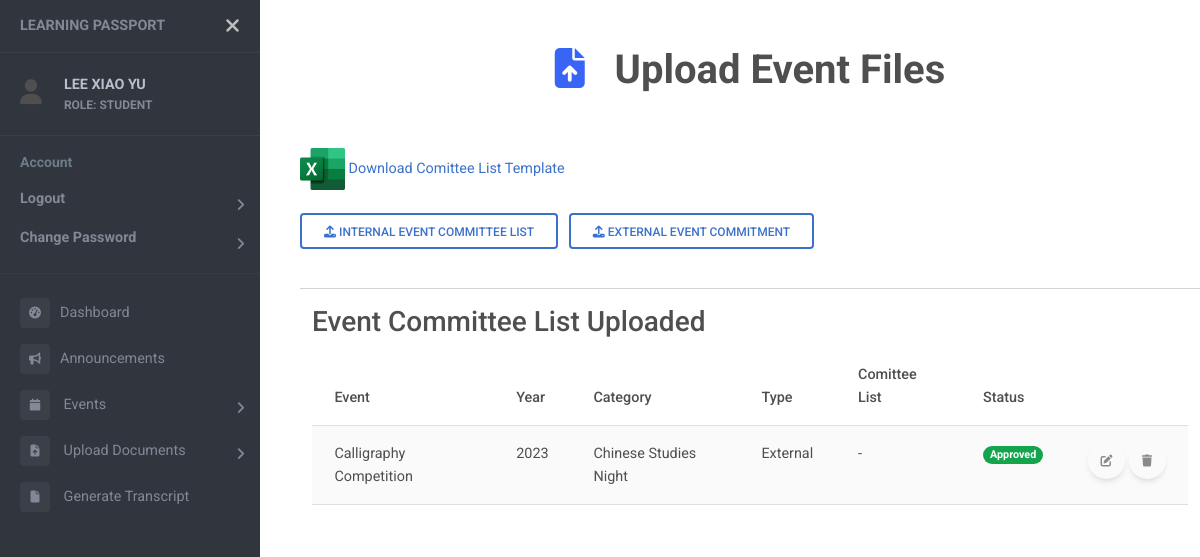
The page /upload/event (signed in) on the database as committed earlier.
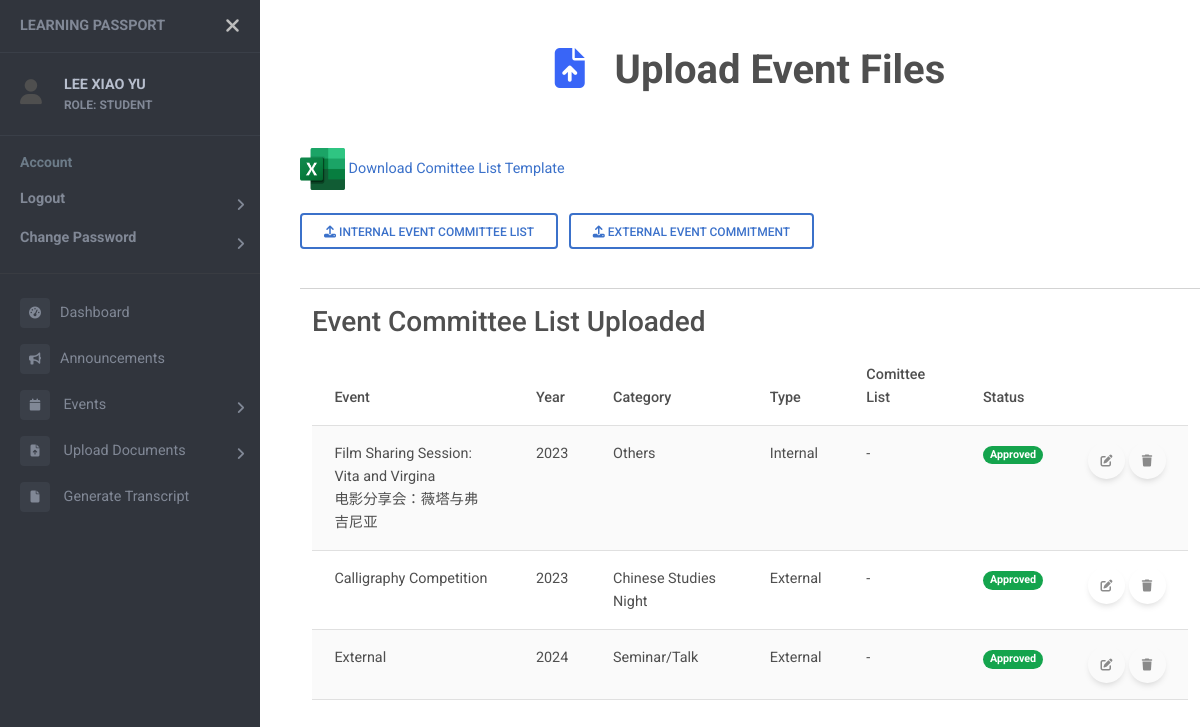
The same page on the database as committed later.
### events/models.py (models this page shows)
class Event_Participants(models.Model):
    event = models.ForeignKey(Events, on_delete=models.CASCADE, null=True)
    student = models.ForeignKey(Student, on_delete=models.CASCADE, null=True)
    position = models.CharField(max_length=50, null=True)
    attendance = models.BooleanField(null=True, default=0)
    registered = models.BooleanField(null=True)
    file = models.FileField(upload_to='event_external/', null=True)
    filename = models.CharField(max_length=100, null=True)
    status = models.BooleanField(null=True)

class Events(models.Model):
    c_name = models.CharField(max_length=50, null=True)
    e_name = models.CharField(max_length=50)
    TYPE = (
        (1, 'Seminar/Talk'),
        (2, 'Conference'),
        (3, 'Proposal Defense'),
        (4, 'Candidature Defense'),
        (5, 'Welcome Week/Month'),
        (6, 'Chinese Studies Night'),
        (7, 'Workshop'),
        (8, 'Others'),
    )
    type = models.SmallIntegerField(choices=TYPE, null=True)
    start = models.DateTimeField(null=True)
    end = models.DateTimeField(null=True)
    year = models.IntegerField()
    venue = models.CharField(max_length=100, null=True)
    desc = models.CharField(max_length=200, null=True)
    internal = models.BooleanField()
    speaker = models.CharField(max_length=50, null=True)
    attendance = models.BooleanField(null=True)
    enable_attendance = models.BooleanField(null=True)
    file = models.FileField(upload_to='event_com/', null=True)
    filename = models.CharField(max_length=100, null=True)
    file_by = models.ForeignKey(Student, on_delete=models.SET_NULL, null=True)
    status = models.BooleanField(null=True)
    poster = models.FileField(upload_to='event_poster/', null=True)

### users/decorators.py (the view)
        def wrap(request, *args, **kwargs):
            if request.user.role in allowed_roles:
                return func(request, *args, **kwargs)
            else:
                raise PermissionDenied

### templates/upload_event.html (shortened to what the changed rows need)
{% extends "sidebar.html" %} {% block content %} {% load static %}
<head>
  <link rel="stylesheet" type="text/css" href="{% static 'css/uploads.css' %}">
</head>
<br><br>
<br><br>
<div class="container-fluid table-responsive">
  {% if events or event_pars %}
  <table class="table table-striped">
    <thead>
      <tr>
        <th>Event</th>
        <th>Year</th>
        <th>Category</th>
        <th>Type</th>
        <th>Comittee List</th>
        <th>Status</th>
        <th></th>
      </tr>
    </thead>
    <tbody>
      {% for event in events %}
      <tr>
        <td>{{event.e_name}} <br> {% if event.c_name %}{{event.c_name}}{% endif %}</td>
        <td>{{event.year}}</td>
        <td>{{event.get_type_display}}</td>
        {% if event.internal == 1 %}
        <td>Internal</td>
        {% else %}
        <td>External</td>
        {% endif %}
        {% if event.status != 1 %}
        <td><a href="{{ event.file.url }}">Download File</a></td>
        {% else %}
        <td>-</td>
        {% endif %}
        <td>
          {% if event.status == 1 %}
          <span class="badge rounded-pill bg-success">Approved</span>
          {% elif event.status == 0 %}
          <span class="badge rounded-pill bg-danger">Rejected</span>
          {% else %}
          <span class="badge rounded-pill bg-secondary">Pending</span>
          {% endif %}
        </td>
        {% if not event.status == 1 %}
        <td>
          <div class="button-container">
          <button
            id="edit-internal"
            type="button"
            class="edit-internal btn btn-floating"
            data-mdb-toggle="modal"
            data-mdb-target="#edit_internal"
            data-int-id="{{ event.id }}"
            >
            <i class="fas fa-edit"></i>
          </button>
          &nbsp;&nbsp;&nbsp;
          <form method="POST">
            {% csrf_token %}
          <button
            id="delete-internal"
            type="submit"
            class="btn btn-floating"
            value="{{event.id}}"
            name="internal_delete"
            onclick="return confirm('Confirm to delete committee list for {{event.e_name}}?')"
            >
            <i class="fas fa-trash"></i>
          </button>
        </form>
      </div>
        </td>
        {% else %}
        <td>
          <div class="button-container">
          <button
          class="btn btn-floating"
          disabled>
          <i class="fas fa-edit"></i>
          </button>
          <button
          class="btn btn-floating"
          disabled
          >
          <i class="fas fa-trash"></i></button>
          </div>
        </td>
        {% endif %}
      </tr>
      {% endfor %}
      {% for event_par in event_pars %}
      <tr>
        <td>{{event_par.event.e_name}} <br> {% if event_par.event.c_name %}{{event_par.event.c_name}}{% endif %}</td>
        <td>{{event_par.event.year}}</td>
        <td>{{event_par.event.get_type_display}}</td>
        {% if event_par.event.internal == 1 %}
        <td>Internal</td>
        {% else %}
        <td>External</td>
        {% endif %}
        {% if event_par.status != 1 %}
        <td><a href="{{ event_par.file.url }}">Download File</a></td>
        {% else %}
        <td>-</td>
        {% endif %}
        <td>
          {% if event_par.status == 1 %}
          <span class="badge rounded-pill bg-success">Approved</span>
          {% elif event_parstatus == 0 %}
          <span class="badge rounded-pill bg-danger">Rejected</span>
          {% else %}
          <span class="badge rounded-pill bg-secondary">Pending</span>
          {% endif %}
        </td>
        {% if not event_par.status == 1 %}
        <td>
          <div class="button-container">
            <button
              id="edit-external"
              type="button"
              class="edit-external btn btn-floating"
              data-mdb-toggle="modal"
              data-mdb-target="#edit_external"
              data-ex-id="{{ event_par.id }}"
              >
              <i class="fas fa-edit"></i>
            </button>
            &nbsp;&nbsp;&nbsp;
            <form method="POST">
              {% csrf_token %}
            <button
              id="delete-external"
              type="submit"
              class="btn btn-floating"
              value="{{event_par.id}}"
              name="external_delete"
              onclick="return confirm('Confirm to delete committment proof submitted for {{event_par.event.e_name}}?')"
              >
              <i class="fas fa-trash"></i>
            </button>
          </form>
        </td>
        {% else %}
        <td>
          <div class="button-container">
          <button
          class="btn btn-floating"
          disabled>
          <i class="fas fa-edit"></i>
          </button>
          <button
          class="btn btn-floating"
          disabled
          >
          <i class="fas fa-trash"></i></button>
          </div>
        </td>
        {% endif %}
      </tr>
      {% endfor %}
    </tbody>
  </table>
  {% else %}
  <sub>No uploaded event committee file.</sub>
  {% endif %}
</div>
<br><br>
{% endblock %}

Rows that differ between the two databases and show on the page:
now on this page (row edited): Events: e_name "Film Sharing Session: Vita and Virgina", c_name "电影分享会：薇塔与弗吉尼亚", year "2023", type "Others", internal "Internal", status "Approved"
added Event_Participants: event.e_name "External", event.year "2024", event.type "Seminar/Talk", status "Approved"
